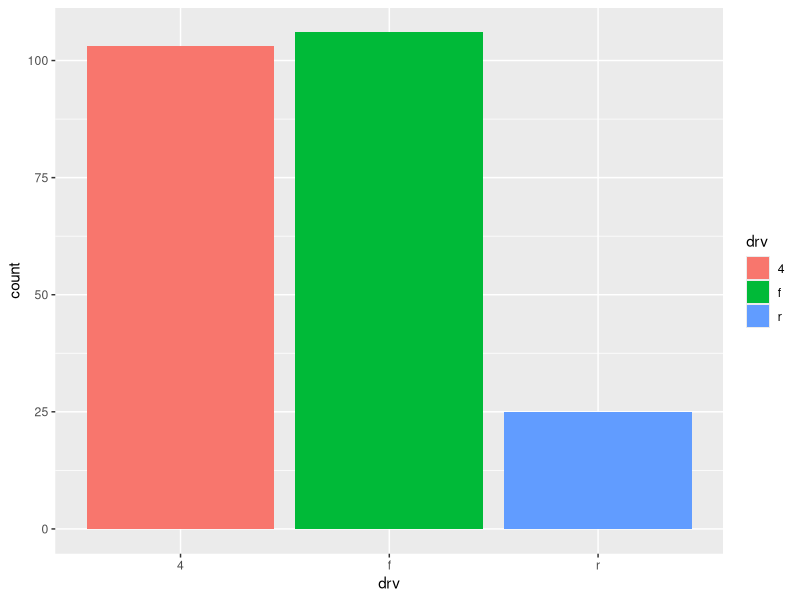
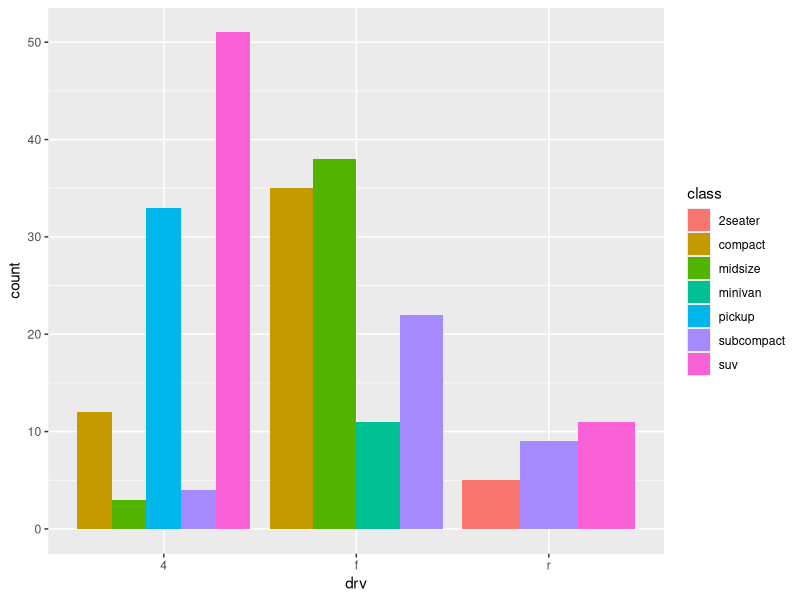
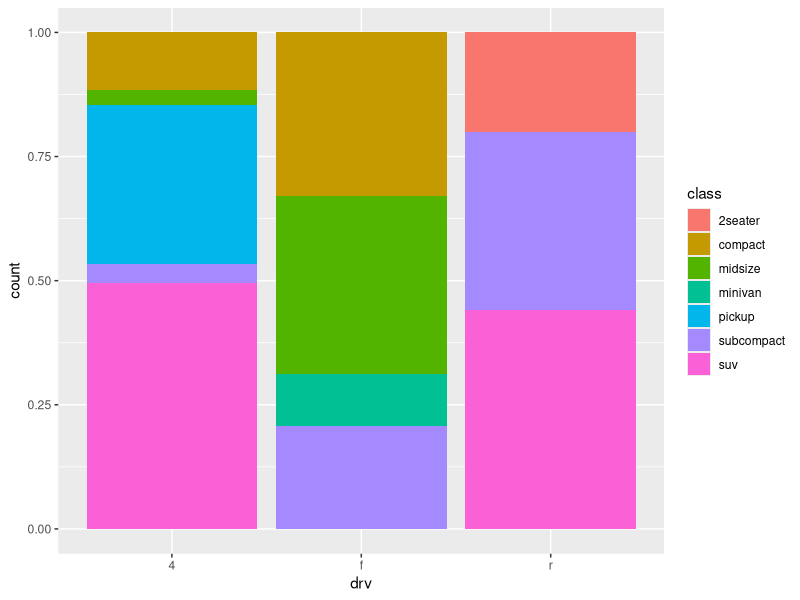
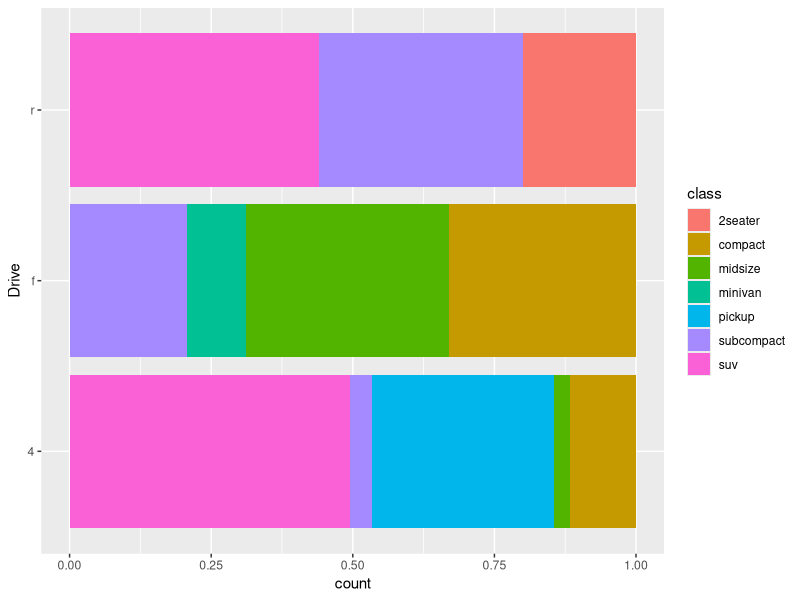
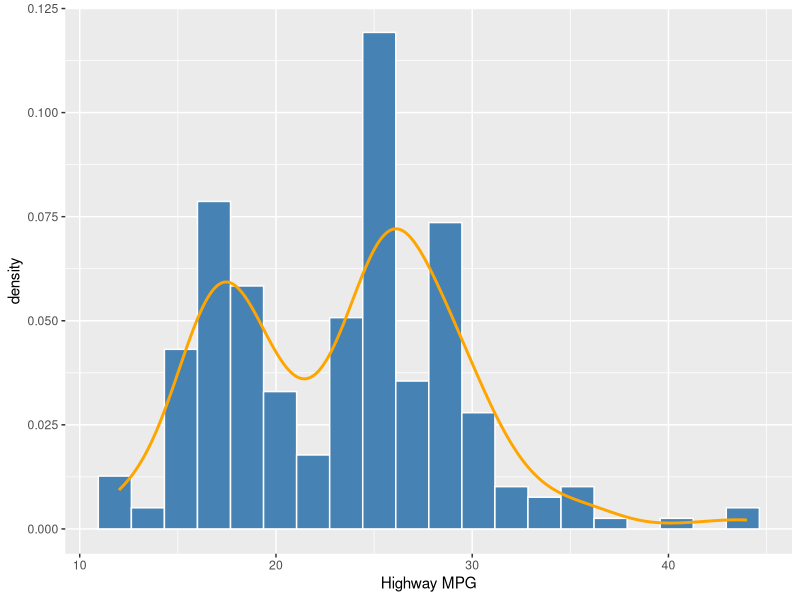
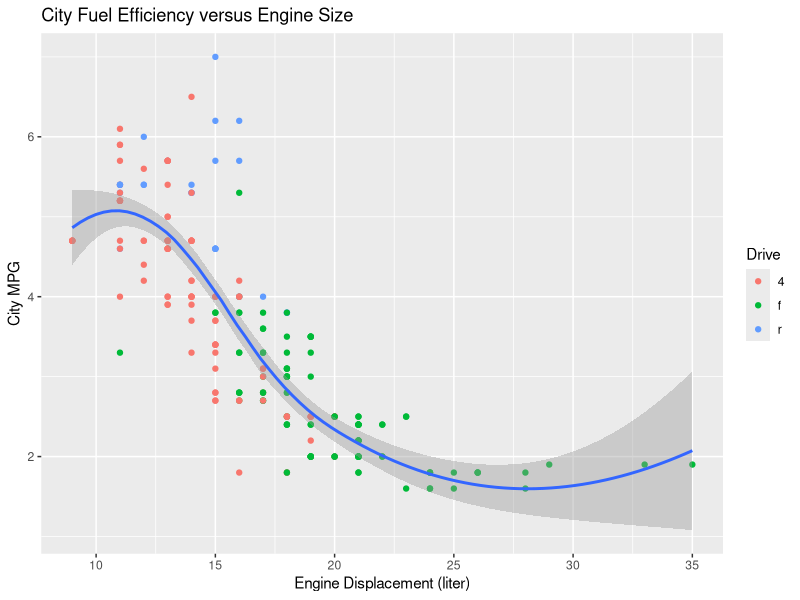

Source code (R) for these figures, in order:
## ---- chunk 1
library(ggplot2)
head(mpg)
## ---- chunk 2
g <- ggplot(data=mpg, aes(x=drv,fill=drv))
g + geom_bar()
## ---- chunk 3
g <- ggplot(data=mpg, aes(x=drv, fill= class))
g+ geom_bar(position="dodge")
## ---- chunk 4
g <- ggplot(data=mpg, aes(x=drv, fill= class))
g+ geom_bar(position="fill")

## ---- chunk 5
g <- ggplot(data=mpg, aes(y=drv, fill= class))+geom_bar(position="fill")
g <- g + ylab("")+ ylab("Drive")
g
## ---- chunk 6
plot <- ggplot(data=mpg, aes(x=hwy, y =after_stat(density))) + 
  geom_histogram(fill = "steelblue", col = "white", bins= 20) +
  xlab("Highway MPG") + geom_density(col="orange", linewidth=1)

plot
## ---- chunk 7
p <- ggplot(data=mpg) + geom_point(mapping = aes(x=cty,y=displ,color=drv)) + geom_smooth(mapping = aes(x=cty,y=displ)) + ggtitle("City Fuel Efficiency versus Engine Size") + xlab("Engine Displacement (liter)") + ylab("City MPG") + guides(color = guide_legend(title = "Drive"))
p
